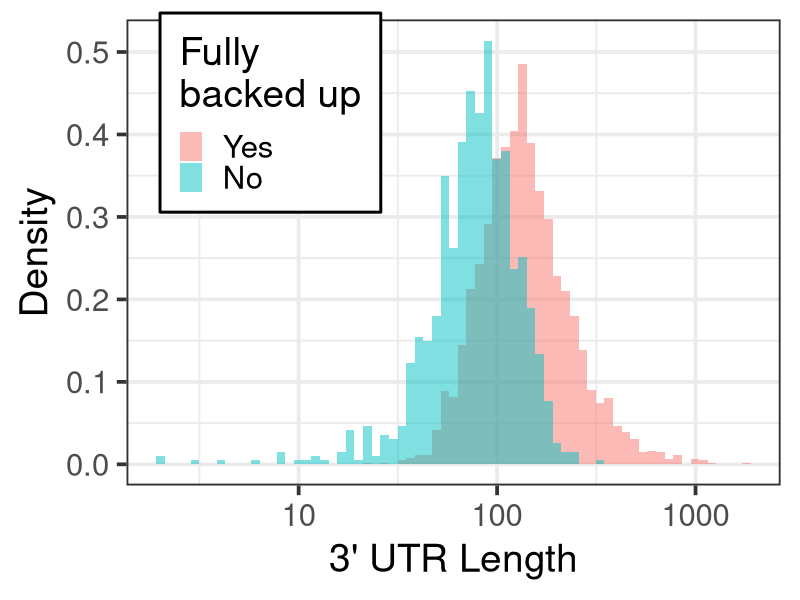
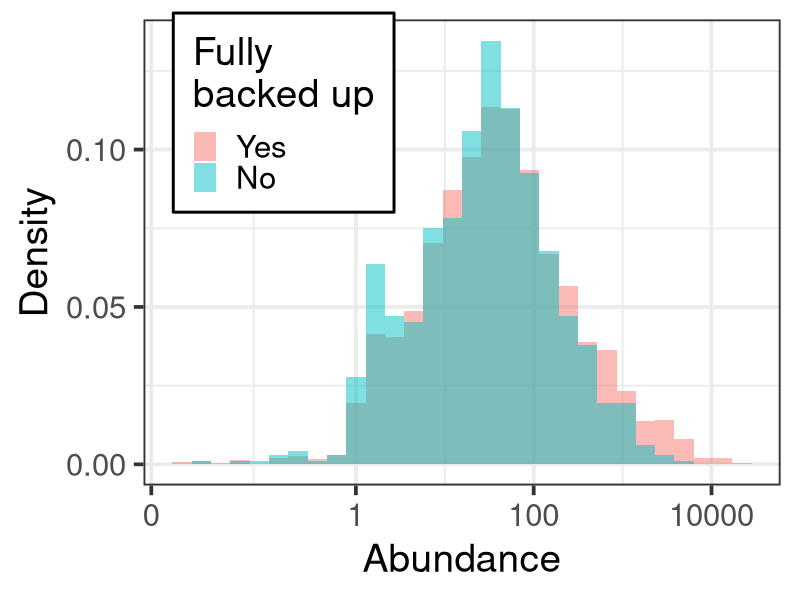
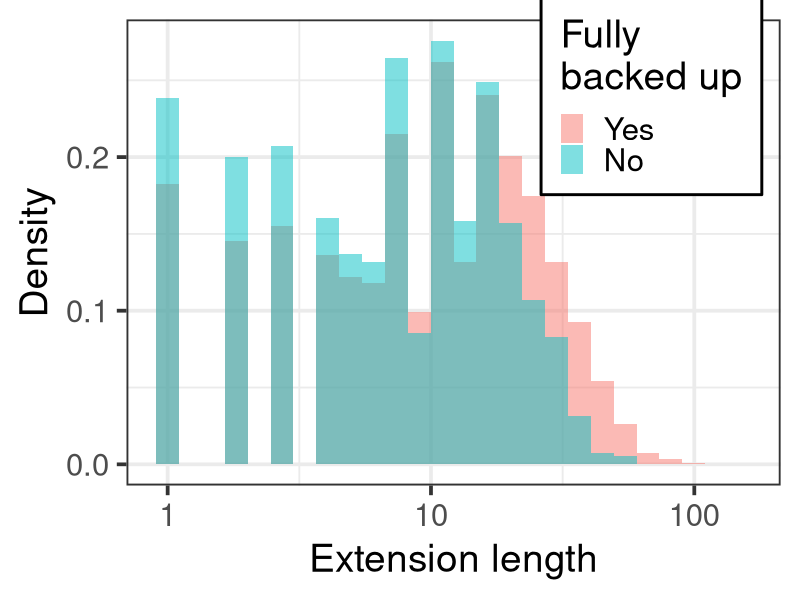

Here is the R script that generated these plots, in order:
# Supplemental histograms.

# Load ribohits data.
ribohits.data <- read.table("Data/ribohits_data_11-13-19.tab", header = T, sep = "\t", stringsAsFactors = F)

# Load packages.
library(tidyverse)

# Global variables.
today.date <- "1-24-20"

# Histogram for log-transformed 3' UTR hits.
fragile.3utr.filename <- paste("Scripts/Figures/fragile_3utr_", today.date, ".png", sep = "")
png(fragile.3utr.filename, height = 500, width = 500)
ggplot(
  data = ribohits.data,
  aes(
    x = log(Length.3UTR),
    fill = factor(Fragile)
  )
) +
  geom_histogram(aes(y = 0.5*..density..),
                 alpha=0.5,position='identity',binwidth=0.1) +
  ylab("Density") +
  xlab("3' UTR Length") +
  scale_x_continuous(breaks = log(c(10, 100, 1000)),
                     labels = c(10, 100, 1000)) +
  theme_bw(base_size = 28) +
  theme(legend.position = c(0.22, 0.8),
        legend.background = element_rect(fill = "white", size = 1, linetype = "solid", color = "black")) +
  scale_fill_discrete(name = "Fully\nbacked up", labels = c("Yes", "No"))
dev.off()

# Histogram for log-transformed abundance.
fragile.ab.filename <- paste("Scripts/Figures/fragile_abundance_", today.date, ".png", sep = "")
png(fragile.ab.filename, height = 500, width = 500)
ggplot(
  data = ribohits.data,
  aes(
    x = log(Abundance),
    fill = factor(Fragile)
  )
) +
  geom_histogram(aes(y = 0.5*..density..),
                 alpha=0.5,position='identity',binwidth=0.5) +
  ylab("Density") +
  xlab("Abundance") +
  scale_x_continuous(breaks = log(c(0.005, 1, 100, 10000)),
                     labels = c(0, 1, 100, 10000)) +
  theme_bw(base_size = 28) +
  theme(legend.position = c(0.22, 0.8),
        legend.background = element_rect(fill = "white", size = 1, linetype = "solid", color = "black")) +
  scale_fill_discrete(name = "Fully\nbacked up", labels = c("Yes", "No"))
dev.off()

# Histogram for log-transformed in-frame extension lengths.
# First making a data frame with all the extension lengths in one column.
ext.lengths <- data.frame("Fragile" = rep(ribohits.data$Fragile, 3),
                          "Ribohits.Binary" = rep(ribohits.data$Ribohits.Binary, 3),
                          "Length" = c(ribohits.data$Length.0,
                                       ribohits.data$Length.p1,
                                       ribohits.data$Length.p2))
fragile.length.filename <- paste("Scripts/Figures/fragile_length_", today.date, ".png", sep = "")
png(fragile.length.filename, height = 500, width = 500)
ggplot(
  data = ext.lengths,
  aes(
    x = log(Length),
    fill = factor(Fragile)
  )
) +
  geom_histogram(aes(y = 0.5*..density..),
                 alpha=0.5,position='identity',binwidth=0.2) +
  ylab("Density") +
  xlab("Extension length") +
  scale_x_continuous(breaks = log(c(1, 10, 100)),
                     labels = c(1, 10, 100)) +
  theme_bw(base_size = 28) +
  theme(legend.position = c(0.8025, 0.8375),
        legend.background = element_rect(fill = "white", size = 1, linetype = "solid", color = "black")) +
  scale_fill_discrete(name = "Fully\nbacked up", labels = c("Yes", "No"))
dev.off()
